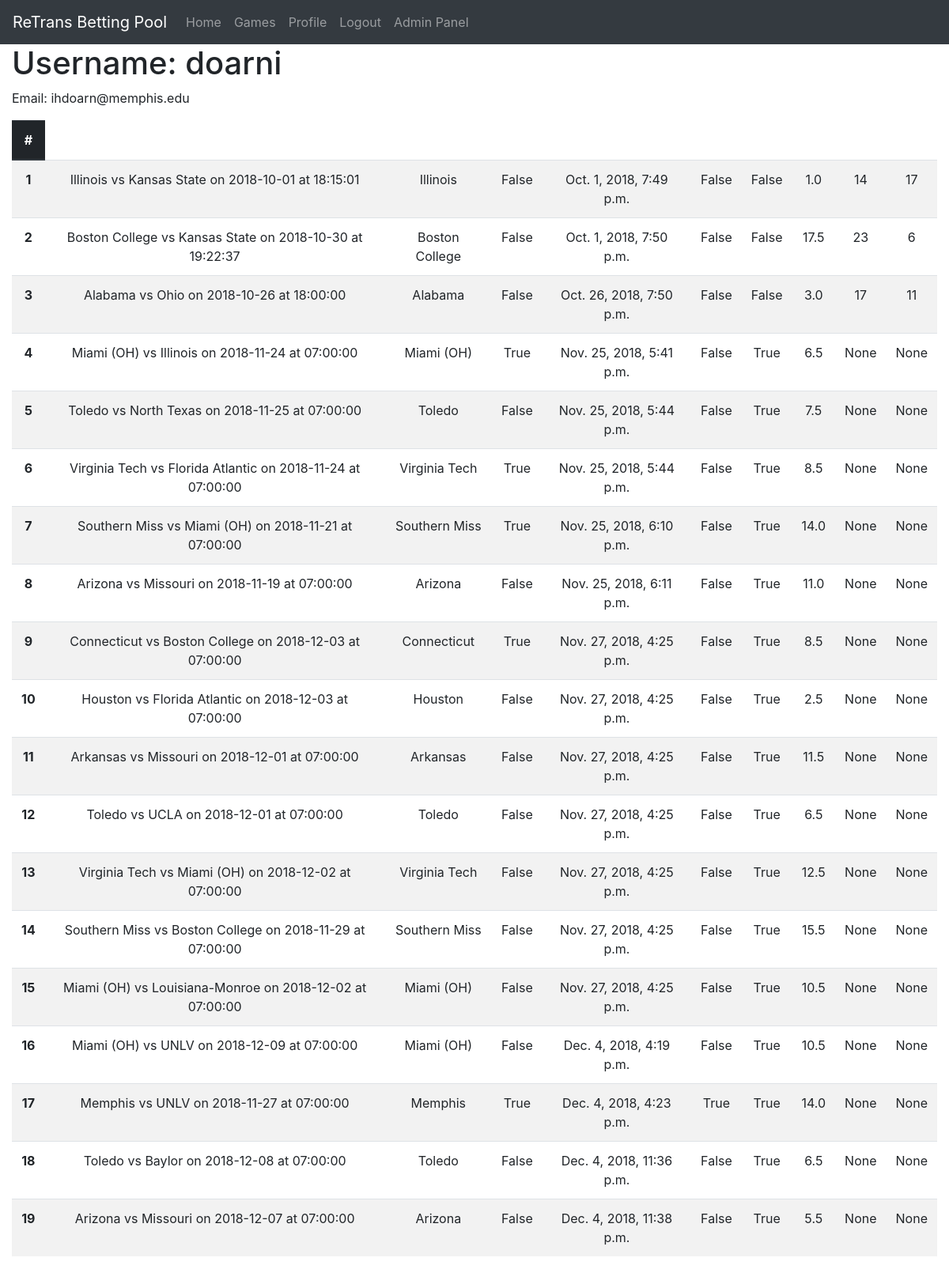
/accounts/profile/ (signed in), run on an earlier commit of the app's database.
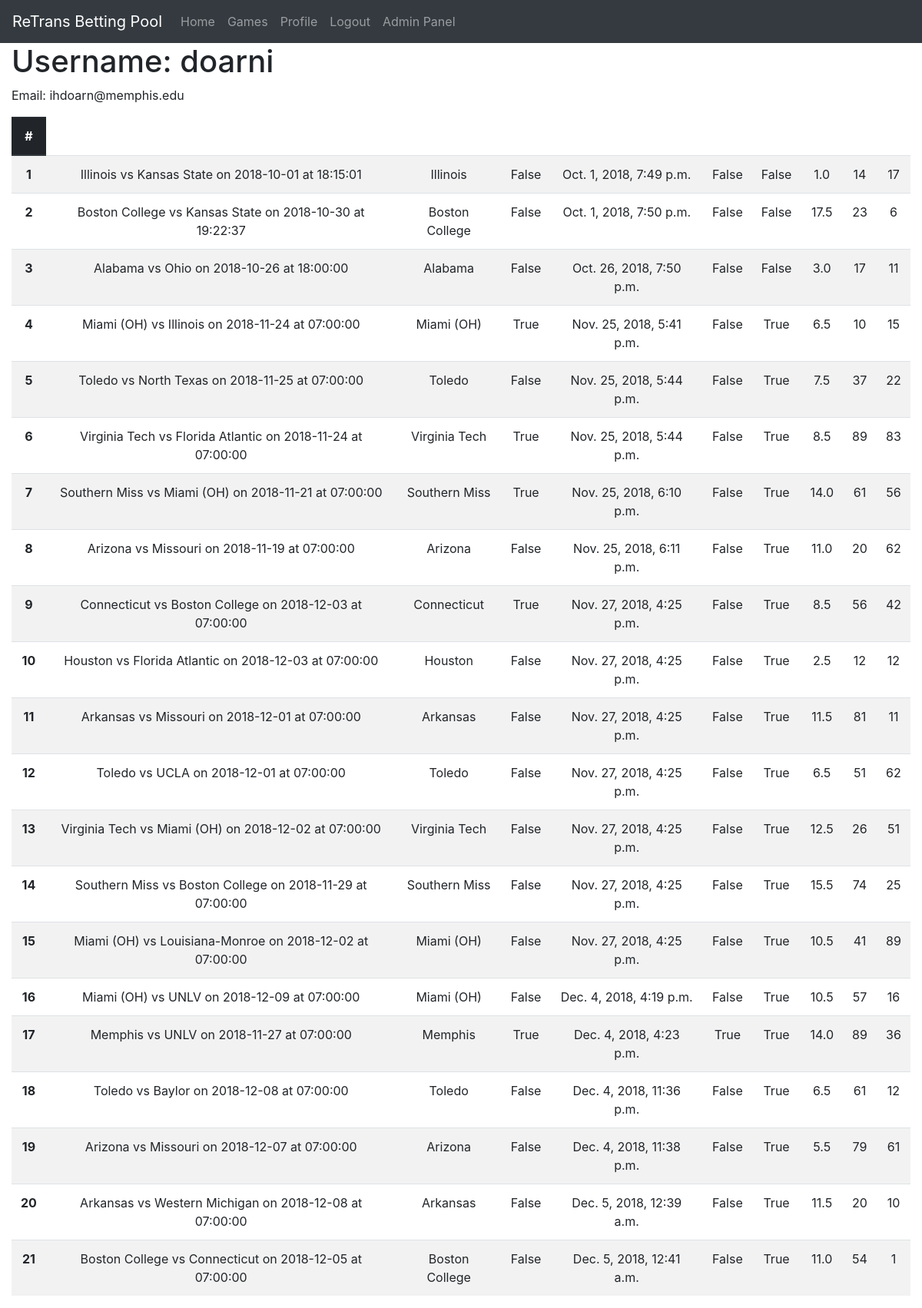
And on a later commit of the database.
### pool/models.py (models this page shows, shortened)
class Bet(models.Model):
    user = models.ForeignKey(User, on_delete=models.CASCADE)
    game = models.ForeignKey(Game, on_delete=models.CASCADE)
    team = models.ForeignKey(Team, on_delete=models.CASCADE)
    is_high_risk = models.BooleanField()
    date_time = models.DateTimeField()
    has_paid_for_season = models.BooleanField(default=False)
    has_paid_for_week = models.BooleanField(default=False)
    class Meta:
        ordering = [
            'date_time',
            'user'
        ]

class Game(models.Model):
    favorite = models.ForeignKey(Team, on_delete=models.CASCADE, related_name='favorite')
    underdog = models.ForeignKey(Team, on_delete=models.CASCADE, related_name='underdog')
    home = models.ForeignKey(Team, on_delete=models.CASCADE, related_name='home')
    tv = models.CharField(max_length=12)
    date_time = models.DateTimeField()
    spread = models.FloatField()
    is_game_of_week = models.BooleanField(default=False)
    underdog_score = models.IntegerField(null=True, blank=True)
    favorite_score = models.IntegerField(null=True, blank=True)
    is_tie_breaker = models.BooleanField(default=False)
    class Meta:
        ordering = [
            'date_time'
        ]
    def __str__(self):
        return "{} vs {} on {} at {}".format(
                self.favorite.name,    self.underdog.name,
                self.date_time.date(), self.date_time.time()
            )

class Team(models.Model):
    name = models.CharField(max_length=64)
    class Meta:
        ordering = ["name"]
    def __str__(self):
        return "{}".format(self.name)

### pool/views.py (the view)
# urls.py: path('accounts/profile/', pool_views.profile, name='profile'),
@login_required
def profile(request):
    return render(
        request, 'accounts/profile.html',
        {
            'bets': Bet.objects.filter(user=request.user).order_by('date_time')
        }
    )

### pool/templates/accounts/profile.html (shortened to what this page needs)
{% extends 'base.html' %}
{% block content %}
    <div class="container-fluid">
        <h1>Username: {{ user }}</h1>
        <p>Email: {{ user.email }}</p>
    </div>
    <div class="container-fluid text-center">
        <div >
            <table class="table table-striped">
            <thead class="thead-dark">
                <tr>
                    <th scope="col">#</th>
                </tr>
                </thead>
                <tbody>
                    {% for bet in bets %}
                        <tr>
                            <th scope="row">{{ forloop.counter }}</th>
                            <td>{{ bet.game }}</td>
                            <td>{{ bet.team }}</td>
                            <td>{{ bet.is_high_risk }}</td>
                            <td>{{ bet.date_time }}</td>
                            <td>{{ bet.has_paid_for_season }}</td>
                            <td>{{ bet.has_paid_for_week }}</td>
                            <td>{{ bet.game.spread }}</td>
                            <td>{{ bet.game.underdog_score }}</td>
                            <td>{{ bet.game.favorite_score }}</td>
                    	</tr>
                    {% endfor %}
                </tbody>
            </table>
        </div>
    </div>
{% endblock %}

### pool/templates/base.html (shortened to what this page needs)
{% load static %}
<!DOCTYPE html>
<html lang="en">
  <head>
    <link rel="stylesheet" href="https://stackpath.bootstrapcdn.com/bootstrap/4.1.3/css/bootstrap.min.css">
  </head>
  <body>
    <nav class="navbar navbar-expand-lg navbar-dark bg-dark">
      <a class="navbar-brand" href="#">ReTrans Betting Pool</a>
      <div class="collapse navbar-collapse" id="navbarNav">
        <ul class="navbar-nav">
        {% if user.is_authenticated %}
          <li class="nav-item">
            <a class="nav-link" href="{% url 'home' %}">Home</a>
          </li>
          <li class="nav-item">
            <a class="nav-link" href="{% url 'games' %}">Games</a>
          </li>
          <li class="nav-item">
            <a class="nav-link" href="{% url 'profile' %}">Profile</a>
          </li>
          <li class="nav-item">
            <a class="nav-link" href="{% url 'logout' %}">Logout</a>
          </li>
            {% if user.is_superuser %}
            <li class="nav-item">
                <a class="nav-link" href="{% url 'admin:index' %}">Admin Panel</a>
            </li>
            {% endif %}
        {% endif %}
        </ul>
      </div>
    </nav>
    <main>
      {% block content %}
      {% endblock %}
    </main>
  </body>
</html>

What changed in the data, as far as the page shows it:
changed through a linked row, Bet "Nov. 25, 2018, 5:41 p.m.": game.underdog_score "None" → "10"; game.favorite_score "None" → "15"
changed through a linked row, Bet "Toledo vs North Texas on 2018-11-25 at 07:00:00": game.underdog_score "None" → "37"; game.favorite_score "None" → "22"
changed through a linked row, Bet "Virginia Tech vs Florida Atlantic on 2018-11-24 at 07:00:00": game.underdog_score "None" → "89"; game.favorite_score "None" → "83"
changed through a linked row, Bet "Nov. 25, 2018, 6:10 p.m.": game.underdog_score "None" → "61"; game.favorite_score "None" → "56"
changed through a linked row, Bet "Nov. 25, 2018, 6:11 p.m.": game.underdog_score "None" → "20"; game.favorite_score "None" → "62"
changed through a linked row, Bet "Connecticut vs Boston College on 2018-12-03 at 07:00:00": game.underdog_score "None" → "56"; game.favorite_score "None" → "42"
changed through a linked row, Bet "Houston vs Florida Atlantic on 2018-12-03 at 07:00:00": game.underdog_score "None" → "12"; game.favorite_score "None" → "12"
changed through a linked row, Bet "Arkansas vs Missouri on 2018-12-01 at 07:00:00": game.underdog_score "None" → "81"; game.favorite_score "None" → "11"
changed through a linked row, Bet "Toledo vs UCLA on 2018-12-01 at 07:00:00": game.underdog_score "None" → "51"; game.favorite_score "None" → "62"
changed through a linked row, Bet "Virginia Tech vs Miami (OH) on 2018-12-02 at 07:00:00": game.underdog_score "None" → "26"; game.favorite_score "None" → "51"
changed through a linked row, Bet "Southern Miss vs Boston College on 2018-11-29 at 07:00:00": game.underdog_score "None" → "74"; game.favorite_score "None" → "25"
changed through a linked row, Bet "Miami (OH) vs Louisiana-Monroe on 2018-12-02 at 07:00:00": game.underdog_score "None" → "41"; game.favorite_score "None" → "89"
changed through a linked row, Bet "Dec. 4, 2018, 4:19 p.m.": game.underdog_score "None" → "57"; game.favorite_score "None" → "16"
changed through a linked row, Bet "Dec. 4, 2018, 4:23 p.m.": game.underdog_score "None" → "89"; game.favorite_score "None" → "36"
changed through a linked row, Bet "Dec. 4, 2018, 11:36 p.m.": game.underdog_score "None" → "61"; game.favorite_score "None" → "12"
changed through a linked row, Bet "Dec. 4, 2018, 11:38 p.m.": game.underdog_score "None" → "79"; game.favorite_score "None" → "61"
added Bet: game "Arkansas vs Western Michigan on 2018-12-08 at 07:00:00", team "Arkansas", is_high_risk "False", date_time "Dec. 5, 2018, 12:39 a.m.", has_paid_for_season "False", has_paid_for_week "True", game.spread "11.5", game.underdog_score "20", game.favorite_score "10"
added Bet: game "Boston College vs Connecticut on 2018-12-05 at 07:00:00", team "Boston College", is_high_risk "False", date_time "Dec. 5, 2018, 12:41 a.m.", has_paid_for_season "False", has_paid_for_week "True", game.spread "11.0", game.underdog_score "54", game.favorite_score "1"
